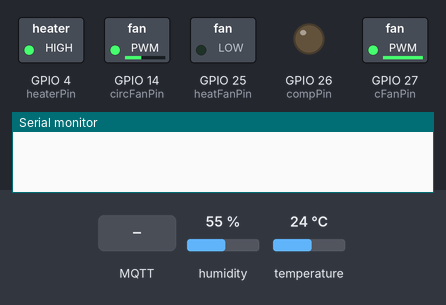
A sketch run on a simulated ESP32. Parts: switched loads named in the sketch (green lamp = pin HIGH), output pins drawn as LEDs (lit = HIGH), the last lines printed to the serial monitor. The inputs (shaded band) are chosen by the test bench; at power-on: humidity 55 %, temperature 24 °C. WiFi joins after 1.5 s; servers stay silent unless stated; no MQTT or app messages arrive unless stated; not simulated (calls return 0 or success): arduino_secrets.h; names the files do not define were given values by the test bench: MQTT_PORT = 1883.

Above: at 3.2 s.
3.3 s: MQTT message "5" arrives on the first subscribed topic
At 4.5 s:
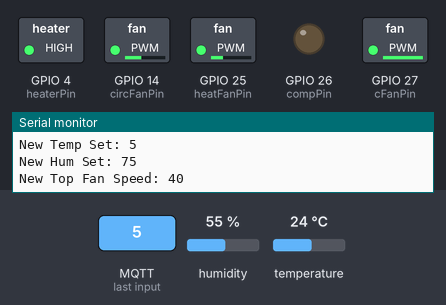
At 6.1 s:
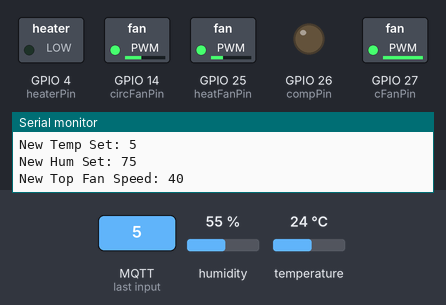
Timing chart, 0 to 7.6 s (numbered marks = the images above; inputs shaded):
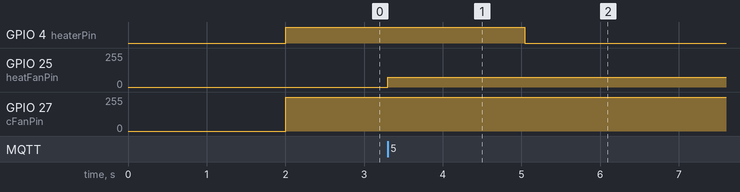

The sketch:

Bomann_meat.ino
```cpp
// === Libraries ===
#include "Adafruit_SHT31.h"
#include <Wire.h>
#include <WiFi.h>
#include <PubSubClient.h>
#include "arduino_secrets.h"

// === MQTT Topics ===
const char* temp_topic = "sushilna/temperature";
const char* hum_topic  = "sushilna/humidity";
const char* set_hum_topic = "sushilna/set/humidity";
const char* set_temp_topic = "sushilna/set/temperature";
const char* temp_status_topic = "sushilna/status/temperature";
const char* hum_status_topic = "sushilna/status/humidity";
const char* set_topfanspeed_topic = "sushilna/set/topfanspeed";
const char* compressor_status_topic = "sushilna/compressor";
const char* humifider_status_topic = "sushilna/humifider";
const char* dehumifider_status_topic = "sushilna/dehumifider";
const char* tempctr_status_topic = "sushilna/temp_control";
const char* heat_status_topic = "sushilna/status/heater";

// === WiFi / MQTT ===
WiFiClient espClient;
PubSubClient client(espClient);

// === Sensor ===
Adafruit_SHT31 sht31 = Adafruit_SHT31();

// === Variables ===
int temperature = 0;
byte humidity = 0;

byte tempSet = 13;
byte humSet = 75;
byte topfanSpeed = 40;
byte topFanSpd = 0;

// === States ===
bool compressorActive = false;
bool allowHumidityControl = true;
bool fanBoostActive = true;
bool dehumifider = false;
bool humifider = false;
bool tempControl = false;
bool heatCtrl = false;
bool fanIsOn = true;
bool onlyFridge = false;

// === Pins ===
const byte heaterPin = 4;
const byte compPin = 26;
const byte cFanPin = 27;
const byte circFanPin = 14;
const byte heatFanPin = 25;

// === Fan timing ===
const unsigned long intervalOn  = 300000;
const unsigned long intervalOff = 1500000;

// =======================================================
// SETUP
// =======================================================
void setup() {
  pinMode(compPin, OUTPUT);
  digitalWrite(compPin, LOW);
  pinMode(heaterPin, OUTPUT);
  //digitalWrite(heaterPin, HIGH);

  Serial.begin(115200);
  delay(500);

  topFanSpd = map(topfanSpeed, 5, 100, 14, 254);

  // PWM (ESP32 core 3.x)
  ledcAttach(circFanPin, 25000, 8);
  ledcAttach(cFanPin, 25000, 8);
  ledcAttach(heatFanPin, 25000, 8);
  ledcWrite(circFanPin, topFanSpd);
  ledcWrite(cFanPin, 0);
  ledcWrite(heatFanPin, 0);

  sht31.begin(0x44);

  WiFi.mode(WIFI_STA);
  connectToWiFi();

  client.setServer(MQTT_SERVER, MQTT_PORT);
  client.setCallback(mqttCallback);
}

// =======================================================
// LOOP
// =======================================================
void loop() {

  topFanSpd = map(topfanSpeed, 5, 100, 14, 254);
  if (tempSet < 9){
    onlyFridge = true;
    ledcWrite(heatFanPin, 75);
  } else {
    onlyFridge = false;
  }

  if (!client.connected()) reconnectMQTT();
  else client.loop();

  checkWiFi();
  sht3xRead();
  circFan();
  tempCtrl();
  humCtrl();
  publishData();
}

// =======================================================
// FUNCTIONS
// =======================================================

void sht3xRead() {
  static unsigned long lastRead = 0;
  if ((millis() - lastRead) > 5000){
    lastRead = millis();

    float t = sht31.readTemperature();
    float h = sht31.readHumidity();

    if (!isnan(t) && t >= -10 && t <= 60) temperature = (int)t;
    if (!isnan(h) && h >= 0 && h <= 100) humidity = (byte)h;
  }
}

void checkWiFi() {
  static unsigned long lastCheck = 0;
  if ((millis() - lastCheck ) > 30000){
    lastCheck = millis();

    if (WiFi.status() != WL_CONNECTED) connectToWiFi();
  }
}

void tempCtrl() {
  static bool chk = false;

  if (temperature >= tempSet + 2) {
    compressor(true);
    chk = true ;
    allowHumidityControl = false;
    tempControl = true;
  }
  else if (temperature <= tempSet) {
    if (chk){
      compressor(false);
      chk = false ;
    }
    allowHumidityControl = true;
    tempControl = false;
  }

  if (temperature <= tempSet - 2) {
    digitalWrite(heaterPin, HIGH);
    //if (!onlyFridge) {ledcWrite(heatFanPin, 30);}
    heatCtrl = true;
  }
  else if (temperature >= tempSet) {
    digitalWrite(heaterPin, LOW);
    //if (!onlyFridge) {ledcWrite(heatFanPin, 0);}
    heatCtrl = false;
  }
}

void humCtrl() {
  if (allowHumidityControl && !onlyFridge){

    if (humidity >= humSet + 3) {
      compressor(true);
      dehumifider = true;
    }
    else if (humidity <= humSet - 3) {
      compressor(false);
      dehumifider = false;
    }

    if (humidity <= humSet - 5) {
      ledcWrite(cFanPin, 254);
      fanBoostActive = true;
      humifider = true;
    }
    else if (humidity >= humSet && fanBoostActive) {
      ledcWrite(cFanPin, 0);
      fanBoostActive = false;
      humifider = false;
     }
  } else {
      humifider = false;
      dehumifider = false;
  }
}

void compressor(bool state) {
  static unsigned long lastStop = 0;
  if ((millis() - lastStop ) > 180000) {
      if (state) {
        digitalWrite(compPin, HIGH);
        ledcWrite(cFanPin, 150);
        compressorActive = true;
    } else {
        digitalWrite(compPin, LOW);
        if (compressorActive) {
          compressorActive = false;
          ledcWrite(cFanPin, 0);
          lastStop = millis();
      }
    }
  } else {
    if (compressorActive) {
    compressorActive = false;
    ledcWrite(cFanPin, 0);
    }
  }
}

void circFan() {
  if (onlyFridge) return;
  static unsigned long previousMillisCircFan = 0;
  unsigned long now = millis();
  if (fanIsOn) {
    if ((now - previousMillisCircFan) > intervalOn) {
      fanIsOn = false;
      previousMillisCircFan = now;
      ledcWrite(circFanPin, 0);
    }
  } else {
    if ((now - previousMillisCircFan) > intervalOff) {
      fanIsOn = true;
      previousMillisCircFan = now;
      ledcWrite(circFanPin, topFanSpd);
    }
  }
}

void publishData() {

  // === Last published ===
  static int lastTemp = -100;
  static byte lastHum = 150;
  static int lastTempSet  = -100;
  static byte lastHumSet  = 150;
  static bool lastHeatcontrol = false;
  static bool lastDehumifider = false;
  static bool lastHumifider = false;
  static bool lastTempcontrol = false;
  static bool lastCompressorActive  = false;

  if (temperature != lastTemp) {
    client.publish(temp_topic, String(temperature).c_str(), true);
    lastTemp = temperature;
  }

  if (humidity != lastHum) {
    client.publish(hum_topic, String(humidity).c_str(), true);
    lastHum = humidity;
  }

  if (tempSet != lastTempSet) {
    client.publish(temp_status_topic, String(tempSet).c_str(), true);
    lastTempSet = tempSet;
  }

  if (humSet != lastHumSet) {
    client.publish(hum_status_topic, String(humSet).c_str(), true);
    lastHumSet = humSet;
  }

  if (compressorActive != lastCompressorActive) {
    client.publish(compressor_status_topic, compressorActive ? "1" : "0", true);
    lastCompressorActive = compressorActive;
  }

  if (dehumifider != lastDehumifider) {
    client.publish(dehumifider_status_topic, dehumifider ? "1" : "0", true);
    lastDehumifider = dehumifider;
  }

  if (humifider != lastHumifider) {
    client.publish(humifider_status_topic, humifider ? "1" : "0", true);
    lastHumifider = humifider;
  }

  if (tempControl != lastTempcontrol) {
    client.publish(tempctr_status_topic, tempControl ? "1" : "0", true);
    lastTempcontrol = tempControl;
  }

  if (heatCtrl != lastHeatcontrol) {
    client.publish(heat_status_topic, heatCtrl ? "1" : "0", true);
    lastHeatcontrol = heatCtrl;
  }
}

void mqttCallback(char* topic, byte* payload, unsigned int length) {
  String msg;
  for (unsigned int i = 0; i < length; i++) msg += (char)payload[i];

  if (String(topic) == set_temp_topic) tempSet = constrain(msg.toInt(), 0, 22); Serial.print("New Temp Set: "); Serial.println(tempSet);

  if (String(topic) == set_hum_topic) humSet = constrain(msg.toInt(), 50, 95); Serial.print("New Hum Set: "); Serial.println(humSet);

  if (String(topic) == set_topfanspeed_topic) topfanSpeed = constrain(msg.toInt(), 5, 100); Serial.print("New Top Fan Speed: "); Serial.println(topfanSpeed);
}

void reconnectMQTT() {
  if (client.connected()) return;
    static unsigned long lastTry = 0;
    if ((millis() - lastTry ) > 3000){
      lastTry = millis();

      if (client.connect(MQTT_DEVICE_NAME, MQTT_USER, MQTT_PASSWORD)) {
        client.subscribe(set_temp_topic);
        client.subscribe(set_hum_topic);
        client.subscribe(set_topfanspeed_topic);
      }
  }
}

void connectToWiFi() {
  WiFi.begin(WIFI_SSID, WIFI_PASSWORD);
  unsigned long start = millis();
  while (WiFi.status() != WL_CONNECTED && millis() - start < 5000) delay(100);
}
```

Measured:
- after the input at 3.3 s, GPIO 25 (heatFanPin): 0/255 → 75/255 at once
